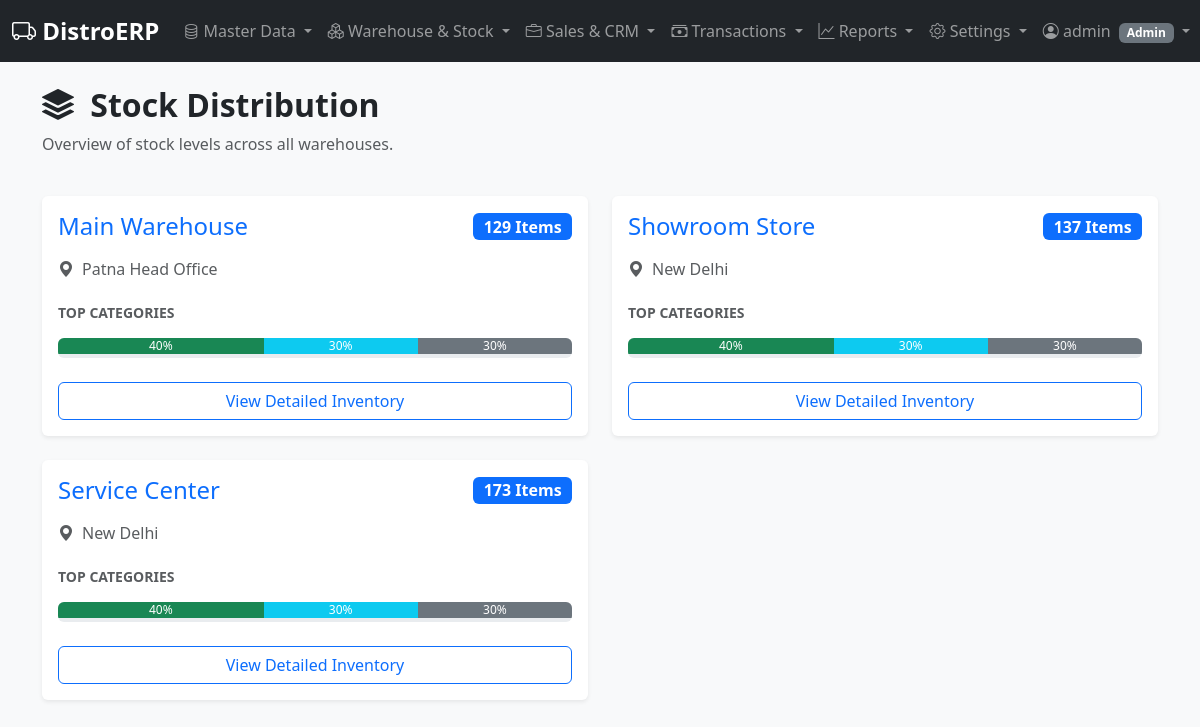
The page /inventory/warehouse-distribution (signed in) on the database its author committed.
### erp/models.py (models this page shows, shortened)
class User(db.Model, UserMixin):
    id = db.Column(db.Integer, primary_key=True)
    username = db.Column(db.String(64), unique=True, nullable=False, index=True)
    password_hash = db.Column(db.String(128), nullable=False)
    role = db.Column(db.String(20), default='Sales', nullable=False) # Admin, Manager, Sales, Technician, Accountant

class Warehouse(db.Model):
    id = db.Column(db.Integer, primary_key=True)
    name = db.Column(db.String(50), unique=True, nullable=False)
    location = db.Column(db.String(200))

### erp/routes.py (the view)
@bp.route('/inventory/warehouse-distribution')
@login_required
def warehouse_distribution():
    warehouses = Warehouse.query.all()
    for wh in warehouses:
        wh.total_stock = sum(s.quantity for s in wh.product_stocks)
    return render_template('warehouse_stock.html', warehouses=warehouses)

### erp/templates/warehouse_stock.html (shortened to what this page needs)
{% extends "base.html" %}
{% block content %}
<div class="container mt-4">
    <div class="row mb-4">
        <div class="col-md-12">
            <h2 class="fw-bold"><i class="bi bi-stack me-2"></i> Stock Distribution</h2>
            <p class="text-muted">Overview of stock levels across all warehouses.</p>
        </div>
    </div>
    <div class="row">
        {% for wh in warehouses %}
        <div class="col-md-6 mb-4">
            <div class="card h-100 shadow-sm border-0">
                <div class="card-body">
                    <div class="d-flex justify-content-between align-items-center mb-3">
                        <h4 class="card-title mb-0 text-primary">{{ wh.name }}</h4>
                        <span class="badge bg-primary fs-6">{{ wh.total_stock }} Items</span>
                    </div>
                    <div class="d-flex align-items-center text-muted mb-4">
                        <i class="bi bi-geo-alt-fill me-2"></i> {{ wh.location }}
                    </div>
                    <h6 class="text-muted text-uppercase small fw-bold mb-3">Top Categories</h6>
                    <div class="progress-stacked mb-4" style="height: 20px;">
                        <div class="progress" role="progressbar" aria-label="Electronics" style="width: 40%">
                            <div class="progress-bar bg-success">40%</div>
                        </div>
                        <div class="progress" role="progressbar" aria-label="Furniture" style="width: 30%">
                            <div class="progress-bar bg-info">30%</div>
                        </div>
                        <div class="progress" role="progressbar" aria-label="Other" style="width: 30%">
                            <div class="progress-bar bg-secondary">30%</div>
                        </div>
                    </div>
                    <div class="d-grid">
                        <a href="#" class="btn btn-outline-primary">View Detailed Inventory</a>
                    </div>
                </div>
            </div>
        </div>
        {% endfor %}
    </div>
</div>
{% endblock %}

### erp/templates/base.html (shortened to what this page needs)
<!DOCTYPE html>
<html lang="en">
  <head>
    <link
      href="https://cdn.jsdelivr.net/npm/bootstrap@5.3.2/dist/css/bootstrap.min.css"
      rel="stylesheet"
    />
    <link
      rel="stylesheet"
      href="https://cdn.jsdelivr.net/npm/bootstrap-icons@1.11.1/font/bootstrap-icons.css"
    />
  </head>
  <body>
    <nav class="navbar navbar-expand-lg navbar-dark bg-dark sticky-top">
      <div class="container-fluid">
        <a class="navbar-brand" href="{{ url_for('main.dashboard') }}">
          <i class="bi bi-truck"></i> DistroERP
        </a>
        <div class="collapse navbar-collapse" id="mainNav">
          <ul class="navbar-nav me-auto mb-2 mb-lg-0">
            <li class="nav-item dropdown">
              <a
                class="nav-link dropdown-toggle"
                href="#"
                role="button"
                data-bs-toggle="dropdown"
              >
                <i class="bi bi-database"></i> Master Data
              </a>
                {% if current_user.role in ['Admin', 'Manager', 'Sales'] %}
                </li>
                {% endif %}
              </ul>
            <li class="nav-item dropdown">
               <a class="nav-link dropdown-toggle" href="#" role="button" data-bs-toggle="dropdown">
                  <i class="bi bi-boxes"></i> Warehouse & Stock
               </a>
            </li>
            <li class="nav-item dropdown">
               <a class="nav-link dropdown-toggle" href="#" role="button" data-bs-toggle="dropdown">
                  <i class="bi bi-briefcase"></i> Sales & CRM
               </a>
            </li>
            <li class="nav-item dropdown">
              <a
                class="nav-link dropdown-toggle"
                href="#"
                role="button"
                data-bs-toggle="dropdown"
              >
                <i class="bi bi-cash-stack"></i> Transactions
              </a>
            </li>
            {% if current_user.role in ['Admin', 'Accountant'] %}
            <li class="nav-item dropdown">
              <a
                class="nav-link dropdown-toggle"
                href="#"
                role="button"
                data-bs-toggle="dropdown"
              >
                <i class="bi bi-graph-up"></i> Reports
              </a>
            </li>
            {% endif %}
            {% if current_user.role in ['Admin', 'Manager'] %}
            <li class="nav-item dropdown">
              <a
                class="nav-link dropdown-toggle"
                href="#"
                role="button"
                data-bs-toggle="dropdown"
              >
                <i class="bi bi-gear"></i> Settings
              </a>
            </li>
            {% endif %}
          <ul class="navbar-nav ms-auto">
            {% if current_user.is_authenticated %}
            <li class="nav-item dropdown">
              <a class="nav-link dropdown-toggle" href="#" role="button" data-bs-toggle="dropdown">
                <i class="bi bi-person-circle"></i> {{ current_user.username }}
                <span class="badge bg-secondary ms-1">{{ current_user.role }}</span>
              </a>
            </li>
            {% else %}
            <li class="nav-item">
              <a class="nav-link" href="{{ url_for('main.login') }}"><i class="bi bi-box-arrow-in-right"></i> Login</a>
            </li>
            {% endif %}
          </ul>
        </div>
      </div>
    </nav>
    <main class="container-fluid mt-4">
       {% block content %}{% endblock %}
    </main>
  </body>
</html>

### erp/templates/base.html (style rules this page uses)
body { background-color: #f8f9fa; }
.navbar-brand { font-weight: bold; font-size: 1.5rem; }
.card { box-shadow: 0 0.125rem 0.25rem rgba(0, 0, 0, 0.075); }

### rows shown on the page
User: username "admin", role "Admin"
Warehouse: name "Main Warehouse", total_stock "129", location "Patna Head Office"
Warehouse: name "Showroom Store", total_stock "137", location "New Delhi"
Warehouse: name "Service Center", total_stock "173", location "New Delhi"
